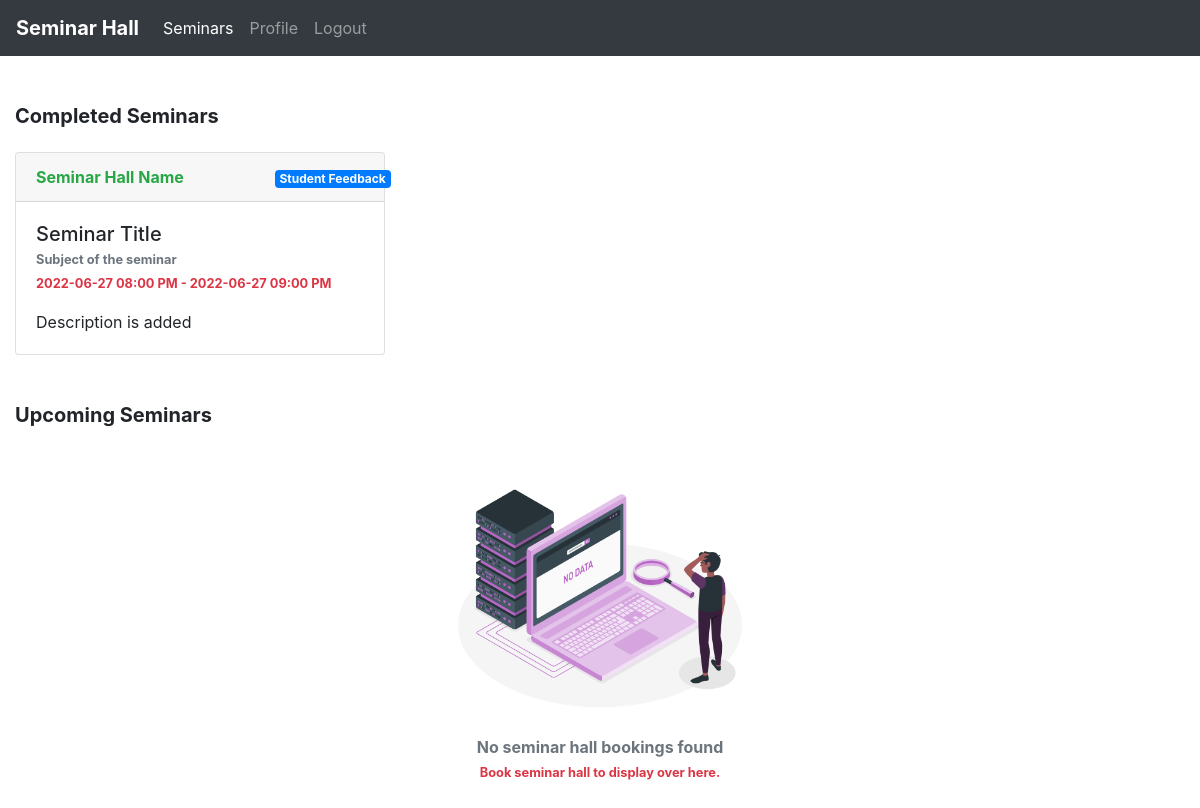
Page /students/students_home.php on the earlier database version.
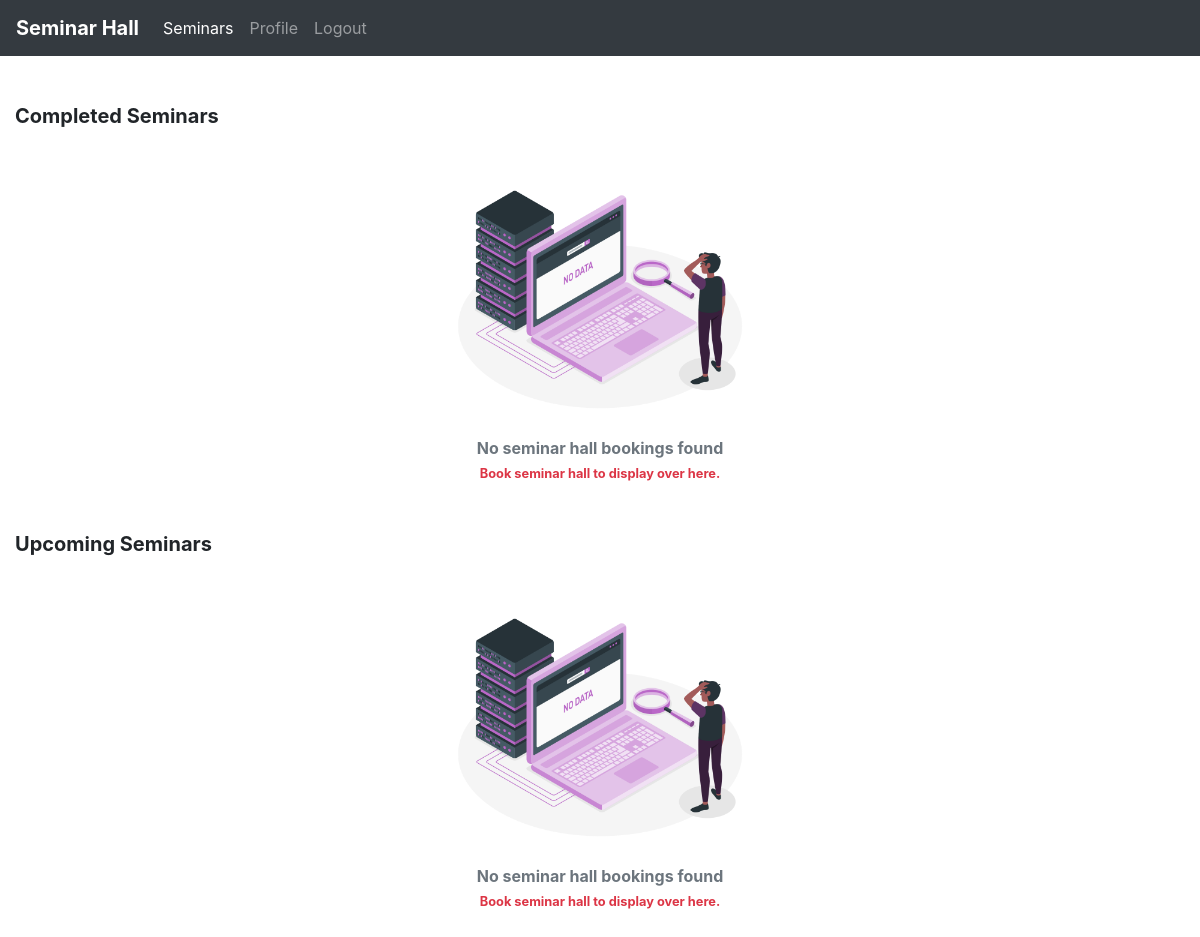
Same page on the later database version.
### tables this page shows
CREATE TABLE IF NOT EXISTS `bookings` (
  `id` int(11) NOT NULL AUTO_INCREMENT,
  `deptId` int(11) NOT NULL,
  `seminar_hall_id` int(11) NOT NULL,
  `title` varchar(100) NOT NULL,
  `subTitle` varchar(100) NOT NULL,
  `organizerName` varchar(100) NOT NULL,
  `from_date` datetime NOT NULL,
  `to_date` datetime NOT NULL,
  `guests` text,
  `description` text NOT NULL,
  `status` varchar(30) NOT NULL DEFAULT 'Pending',
  `images` text,
  `cancellation_reason` text,
  `accessories` text,
  PRIMARY KEY (`id`)
);

CREATE TABLE IF NOT EXISTS `seminar_halls` (
  `id` int(11) NOT NULL AUTO_INCREMENT,
  `hall_name` varchar(100) NOT NULL,
  `hall_description` text NOT NULL,
  PRIMARY KEY (`id`)
);

### students/students_home.php (the view, shortened to what this page needs)
<?php
include('../db/dbcon.php');
include('./students_header.php');
$todayDate = Date('Y-m-d');
$result = mysqli_query($con, "SELECT * FROM `bookings` b, `departments` d, `seminar_halls` s
          WHERE b.deptId = d.deptId and b.seminar_hall_id = s.id and b.from_date > '$todayDate'") or die(mysqli_error($con));
$count = mysqli_num_rows($result);
$completed_result = mysqli_query($con, "SELECT * FROM `bookings` b, `departments` d, `seminar_halls` s
          WHERE b.deptId = d.deptId and b.seminar_hall_id = s.id and b.from_date < '$todayDate'") or die(mysqli_error($con));
$completed_count = mysqli_num_rows($completed_result);
?>
<!DOCTYPE html>
<html lang="en">
<head>
</head>
<body>
    <div class="container-fluid">
        <div class="mt-5 mb-5" id="upcoming_seminars">
            <h5 class="font-weight-bold text-black">Completed Seminars</h5>
            <?php
            if ($completed_count === 0) {
            ?>
                <div class="text-center">
                    <img src="../images/no-data.png" alt="No Data" width="300px">
                    <p class="text-muted font-weight-bold m-0">No seminar hall bookings found</p>
                    <small class="text-danger font-weight-bold">Book seminar hall to display over here.</small>
                </div>
            <?php
            } else {
            ?>
                <div class="row">
                    <?php
                    while ($row = mysqli_fetch_array($completed_result)) {
                    ?>
                        <div class="col-md-4 mt-3">
                            <div class="card">
                                <div class="card-header font-weight-bold text-success">
                                    <div class="row">
                                        <div class="col-md-8">
                                            <?php echo $row[18]; ?>
                                        </div>
                                        <div class="col-md-4">
                                            <a href="./feedback.php?id=<?php echo $row[0]; ?>" class="badge badge-primary">Student Feedback</a>
                                        </div>
                                    </div>
                                </div>
                                <div class="card-body">
                                    <h5 class="card-title mb-0"><?php echo $row[3]; ?></h5>
                                    <small class="card-subtitle font-weight-bold text-muted"><?php echo $row[4]; ?></small><br>
                                    <small class="card-subtitle font-weight-bold text-danger"><?php echo date_format(date_create($row[6]), "Y-m-d h:i A"); ?> - <?php echo date_format(date_create($row[7]), "Y-m-d h:i A"); ?></small>
                                    <p class="card-text mt-3"><?php echo $row[9]; ?></p>
                                </div>
                            </div>
                        </div>
                    <?php
                    }
                    ?>
                </div>
            <?php
            }
            ?>
        </div>
        <div class="mt-5 mb-5" id="upcoming_seminars">
            <h5 class="font-weight-bold text-black">Upcoming Seminars</h5>
            <?php
            if ($count === 0) {
            ?>
                <div class="text-center">
                    <img src="../images/no-data.png" alt="No Data" width="300px">
                    <p class="text-muted font-weight-bold m-0">No seminar hall bookings found</p>
                    <small class="text-danger font-weight-bold">Book seminar hall to display over here.</small>
                </div>
            <?php
            }
            ?>
        </div>
    </div>
</body>
</html>

### students/students_header.php (shortened to what this page needs)
<!DOCTYPE html>
<html lang="en">
<head>
    <link rel="stylesheet" href="../css/bootstrap.min.css">
    <link rel="stylesheet" href="../css/style.css">
</head>
<body>
    <nav class="navbar navbar-expand-lg navbar-dark bg-dark">
        <a class="navbar-brand font-weight-bold" href="#">Seminar Hall</a>
        <div class="collapse navbar-collapse" id="navbarNav">
            <ul class="navbar-nav">
                <li class="nav-item active">
                    <a class="nav-link" href="#">Seminars <span class="sr-only">(current)</span></a>
                </li>
                <li class="nav-item">
                    <a class="nav-link" href="./profile.php">Profile <span class="sr-only">(current)</span></a>
                </li>
                <li class="nav-item">
                    <a class="nav-link" href="./logout.php">Logout <span class="sr-only">(current)</span></a>
                </li>
            </ul>
        </div>
    </nav>
</body>
</html>

Differences in the rows shown:
removed bookings: seminar_hall.hall_name "Seminar Hall Name", title "Seminar Title", subTitle "Subject of the seminar", from_date "2022-06-27 08:00 PM", to_date "2022-06-27 09:00 PM", description "Description is added"
Other differences:
text now shown: "No seminar hall bookings found Book seminar hall to display over here."
